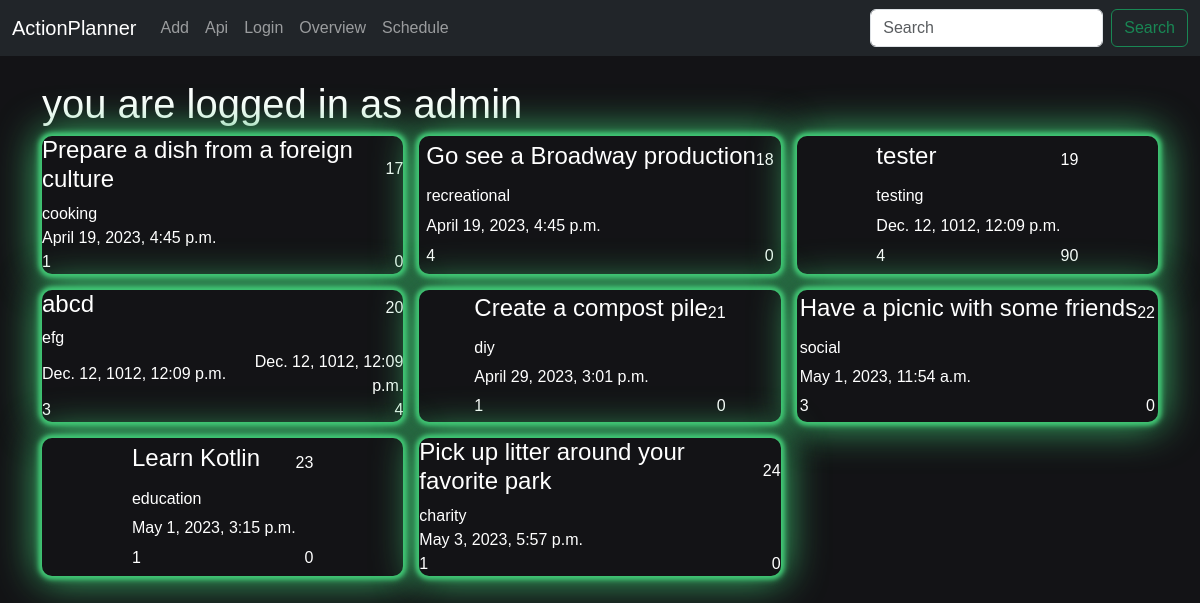
The page /overview/ (signed in) on the database its author committed.
### myapp/models.py (models this page shows)
class Aktivitet(models.Model):
    user = models.ForeignKey(User, on_delete=models.CASCADE, null=True, unique=False)
    aktivitet = models.CharField(max_length=100, unique=False)
    beskrivelse = models.CharField(max_length=100, unique=False)
    starttidspunkt = models.DateTimeField(unique=False)
    sluttidspunkt = models.DateTimeField(null=True, blank=True, unique=False)
    antalpersoner = models.IntegerField(default=1, unique=False)
    pris = models.IntegerField(default=0, unique=False)
    oprettelsestidspunkt = models.DateTimeField(auto_now_add=True)
    def __str__(self):
        return self.aktivitet

### myapp/views.py (the view)
# urls.py: path('overview/', views.overview, name='overview'),
def overview(request):
    if not request.user.is_authenticated:
        return render(request,'login.html',{})
    a = Aktivitet.objects.filter(user=request.user)
    print(a)
    print(request.user)
    return render(request,'overview.html',{'a': a, 'user': request.user})

### myapp/templates/overview.html (shortened to what this page needs)
{% extends "base.html" %}
{% load static %}
{% block stylesheets %}
<link rel="stylesheet" href="{% static 'myapp/overview.css' %}">
<link rel="stylesheet" href="{% static 'myapp/aktivitet.css' %}">
{% endblock %}
{% block content %}
<h1>you are logged in as {{ user }}</h1>
<div class="all-activity">
    {% for aktivitet in a %}
        {% include "aktivitet.html" with aktivitet=aktivitet %}
    {% endfor %}
</div>
{% endblock %}

### myapp/templates/base.html (shortened to what this page needs)
<!doctype html>
<html lang="en">
  <head>
    <link href="https://cdn.jsdelivr.net/npm/bootstrap@5.3.0-alpha2/dist/css/bootstrap.min.css" rel="stylesheet">
    {% block stylesheets %}
    {% endblock %}
  </head>
  <body>
    {% include "navbar.html" %}
    <br/>
    <div class="container">
      {% block content %}
      {% endblock %}
    </div>
  </body>
</html>

### myapp/templates/navbar.html (shortened to what this page needs)
<nav class="navbar navbar-expand-lg navbar-dark bg-dark">
    <div class="container-fluid">
      <a class="navbar-brand" href="{% url 'home' %}">ActionPlanner</a>
      <div class="collapse navbar-collapse" id="navbarSupportedContent">
        <ul class="navbar-nav me-auto mb-2 mb-lg-0">
          <li class="nav-item">
            <a class="nav-link" href="{% url 'add' %}">Add</a>
          </li>
            <li class="nav-item">
            <a class="nav-link" href="{% url 'Api' %}">Api</a>
          </li>
          <li class="nav-item">
            <a class="nav-link" href="{% url 'login' %}">Login</a>
          </li>
          <li class="nav-item">
            <a class="nav-link" href="{% url 'overview' %}">Overview</a>
          </li>
          <li class="nav-item">
            <a class="nav-link" href="{% url 'schedule' %}">Schedule</a>
          </li>
        </ul>
        <form class="d-flex" role="search">
          <input class="form-control me-2" type="search" placeholder="Search" aria-label="Search">
          <button class="btn btn-outline-success" type="submit">Search</button>
        </form>
      </div>
    </div>
  </nav>

### myapp/templates/aktivitet.html
<div class = "activity-box">
    <div class="activity-title"><h4>{{ aktivitet.aktivitet }}</h4></div>
    <div class="activity-description"> {{ aktivitet.beskrivelse }} </div>
    <div class="activity-start"> {{ aktivitet.starttidspunkt }} </div>
    {% if aktivitet.sluttidspunkt != None %}
    <div class="activity-end"> {{ aktivitet.sluttidspunkt }} </div>
    {% endif %}
    <div class="activity-people"> {{ aktivitet.antalpersoner }} </div>
    <div class="activity-cost"> {{ aktivitet.pris }} </div>
    <div class="activity-id"> {{ aktivitet.id }} </div>
</div>

### myapp/static/myapp/overview.css (style rules this page uses)
.all-activity { display: grid; grid-template-columns: repeat(3, 1fr); grid-gap: 1rem; grid-auto-rows: minmax(100px, auto); }
body { background-color: #131316; color: #ffffff; font-family: 'Poppins', sans-serif; padding: 0; margin: 0; }
.activity-box { border: none; align-items: center; align-content: space-evenly; height: 100%; display: flex; justify-content: center; color: #fff; border-radius: 10px; background-color: #131316; box-shadow: 0 0 4px 2px #41c674, 0 0 6px 3px #41c674, 0 0 40px 3px #41c674, 0 0 10px 4px #131316; }
* { box-sizing: border-box; margin: 0; padding: 0; font-family: 'Poppins', sans-serif; }

### myapp/static/myapp/aktivitet.css (style rules this page uses)
.activity-box { display: grid; grid-template-areas: 'title title title id' 'description description description description ' 'start start end end ' 'people people cost cost'; }
.activity-title { grid-area: title; }
.activity-description { grid-area: description; }
.activity-start { grid-area: start; }
.activity-end { grid-area: end; text-align: right; }
.activity-id { grid-area: id; text-align: right; }
.activity-people { grid-area: people; }
.activity-cost { grid-area: cost; text-align: right; }

### rows shown on the page
Aktivitet: aktivitet "Prepare a dish from a foreign culture", beskrivelse "cooking", starttidspunkt "April 19, 2023, 4:45 p.m.", antalpersoner "1", pris "0", id "17"
Aktivitet: aktivitet "Go see a Broadway production", beskrivelse "recreational", starttidspunkt "April 19, 2023, 4:45 p.m.", antalpersoner "4", pris "0", id "18"
Aktivitet: aktivitet "tester", beskrivelse "testing", starttidspunkt "Dec. 12, 1012, 12:09 p.m.", antalpersoner "4", pris "90", id "19"
Aktivitet: aktivitet "abcd", beskrivelse "efg", starttidspunkt "Dec. 12, 1012, 12:09 p.m.", sluttidspunkt "Dec. 12, 1012, 12:09 p.m.", antalpersoner "3", pris "4", id "20"
Aktivitet: aktivitet "Create a compost pile", beskrivelse "diy", starttidspunkt "April 29, 2023, 3:01 p.m.", antalpersoner "1", pris "0", id "21"
Aktivitet: aktivitet "Have a picnic with some friends", beskrivelse "social", starttidspunkt "May 1, 2023, 11:54 a.m.", antalpersoner "3", pris "0", id "22"
Aktivitet: aktivitet "Learn Kotlin", beskrivelse "education", starttidspunkt "May 1, 2023, 3:15 p.m.", antalpersoner "1", pris "0", id "23"
Aktivitet: aktivitet "Pick up litter around your favorite park", beskrivelse "charity", starttidspunkt "May 3, 2023, 5:57 p.m.", antalpersoner "1", pris "0", id "24"

### other values the page prints
{{ user }} "admin"
